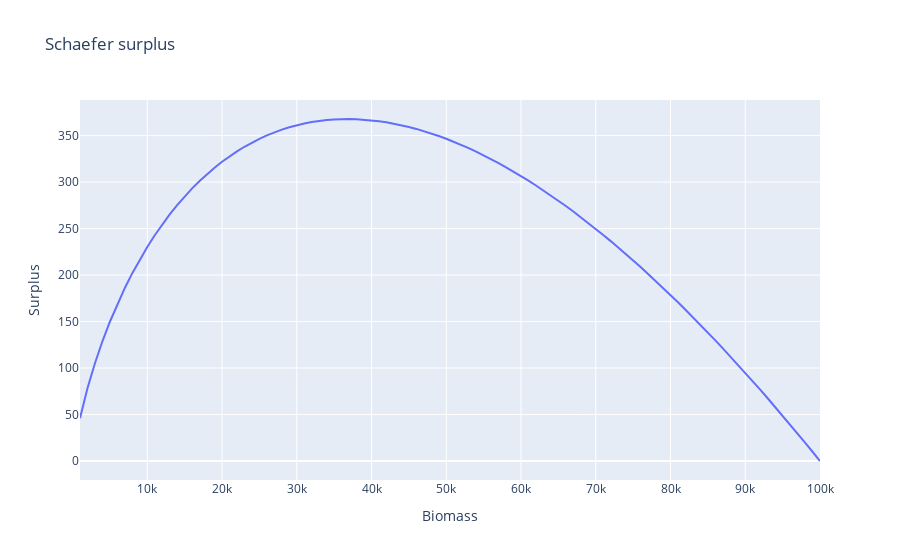

The notebook cell this image was saved under:
### Markdown cell above
From here we can see that our MSY is occuring at a biomass of $K/2$ and if you do the math you'll note that the MSY is actually $Kr/4$.

Alright, so far so good. But there's another biomass dynamics model - the Fox model (or at least one variant of it). This one has a different surplus yield term:

$$B_{n+1} = B_{n} + rB_{n}(-\ln{(B_{n}/K)}) - C$$

Let's see what this one looks like:

### Code cell
def fox_surplus(params, B):
    K, r, *_ = params
    return r * B * (- np.log(B / K))

K, r = 100000, 0.01
B = np.arange(0, 100000, 1000) + 1000
px.line(
    x=B,
    y=fox_surplus([K, r], B),
    title="Schaefer surplus",
    labels={"x": "Biomass", "y": "Surplus"}
)

### Figure 1 — Plotly figure (JSON) as saved in the notebook; plotly's stock layout.template omitted (floating-point values rounded to 4 significant figures)
{"data": [{"hovertemplate": "Biomass=%{x}<br>Surplus=%{y}<extra></extra>", "legendgroup": "", "line": {"color": "#636efa", "dash": "solid"}, "marker": {"symbol": "circle"}, "mode": "lines", "name": "", "orientation": "v", "showlegend": false, "type": "scatter", "x": [1000, 2000, 3000, 4000, 5000, 6000, 7000, 8000, 9000, 10000, 11000, 12000, 13000, 14000, 15000, 16000, 17000, 18000, 19000, 20000, 21000, 22000, 23000, 24000, 25000, 26000, 27000, 28000, 29000, 30000, 31000, 32000, 33000, 34000, 35000, 36000, 37000, 38000, 39000, 40000, 41000, 42000, 43000, 44000, 45000, 46000, 47000, 48000, 49000, 50000, 51000, 52000, 53000, 54000, 55000, 56000, 57000, 58000, 59000, 60000, 61000, 62000, 63000, 64000, 65000, 66000, 67000, 68000, 69000, 70000, 71000, 72000, 73000, 74000, 75000, 76000, 77000, 78000, 79000, 80000, 81000, 82000, 83000, 84000, 85000, 86000, 87000, 88000, 89000, 90000, 91000, 92000, 93000, 94000, 95000, 96000, 97000, 98000, 99000, 100000], "xaxis": "x", "y": [46.05, 78.24, 105.2, 128.8, 149.8, 168.8, 186.1, 202.1, 216.7, 230.3, 242.8, 254.4, 265.2, 275.3, 284.6, 293.2, 301.2, 308.7, 315.5, 321.9, 327.7, 333.1, 338.0, 342.5, 346.6, 350.2, 353.5, 356.4, 359.0, 361.2, 363.1, 364.6, 365.9, 366.8, 367.4, 367.8, 367.9, 367.7, 367.2, 366.5, 365.6, 364.4, 362.9, 361.2, 359.3, 357.2, 354.9, 352.3, 349.5, 346.6, 343.4, 340.0, 336.5, 332.7, 328.8, 324.7, 320.4, 315.9, 311.3, 306.5, 301.5, 296.4, 291.1, 285.6, 280.0, 274.2, 268.3, 262.3, 256.0, 249.7, 243.2, 236.5, 229.7, 222.8, 215.8, 208.6, 201.3, 193.8, 186.2, 178.5, 170.7, 162.7, 154.7, 146.5, 138.1, 129.7, 121.2, 112.5, 103.7, 94.82, 85.82, 76.71, 67.49, 58.16, 48.73, 39.19, 29.55, 19.8, 9.95, 0], "yaxis": "y"}], "layout": {"legend": {"tracegroupgap": 0}, "title": {"text": "Schaefer surplus"}, "xaxis": {"anchor": "y", "domain": [0, 1], "title": {"text": "Biomass"}}, "yaxis": {"anchor": "x", "domain": [0, 1], "title": {"text": "Surplus"}}}}
